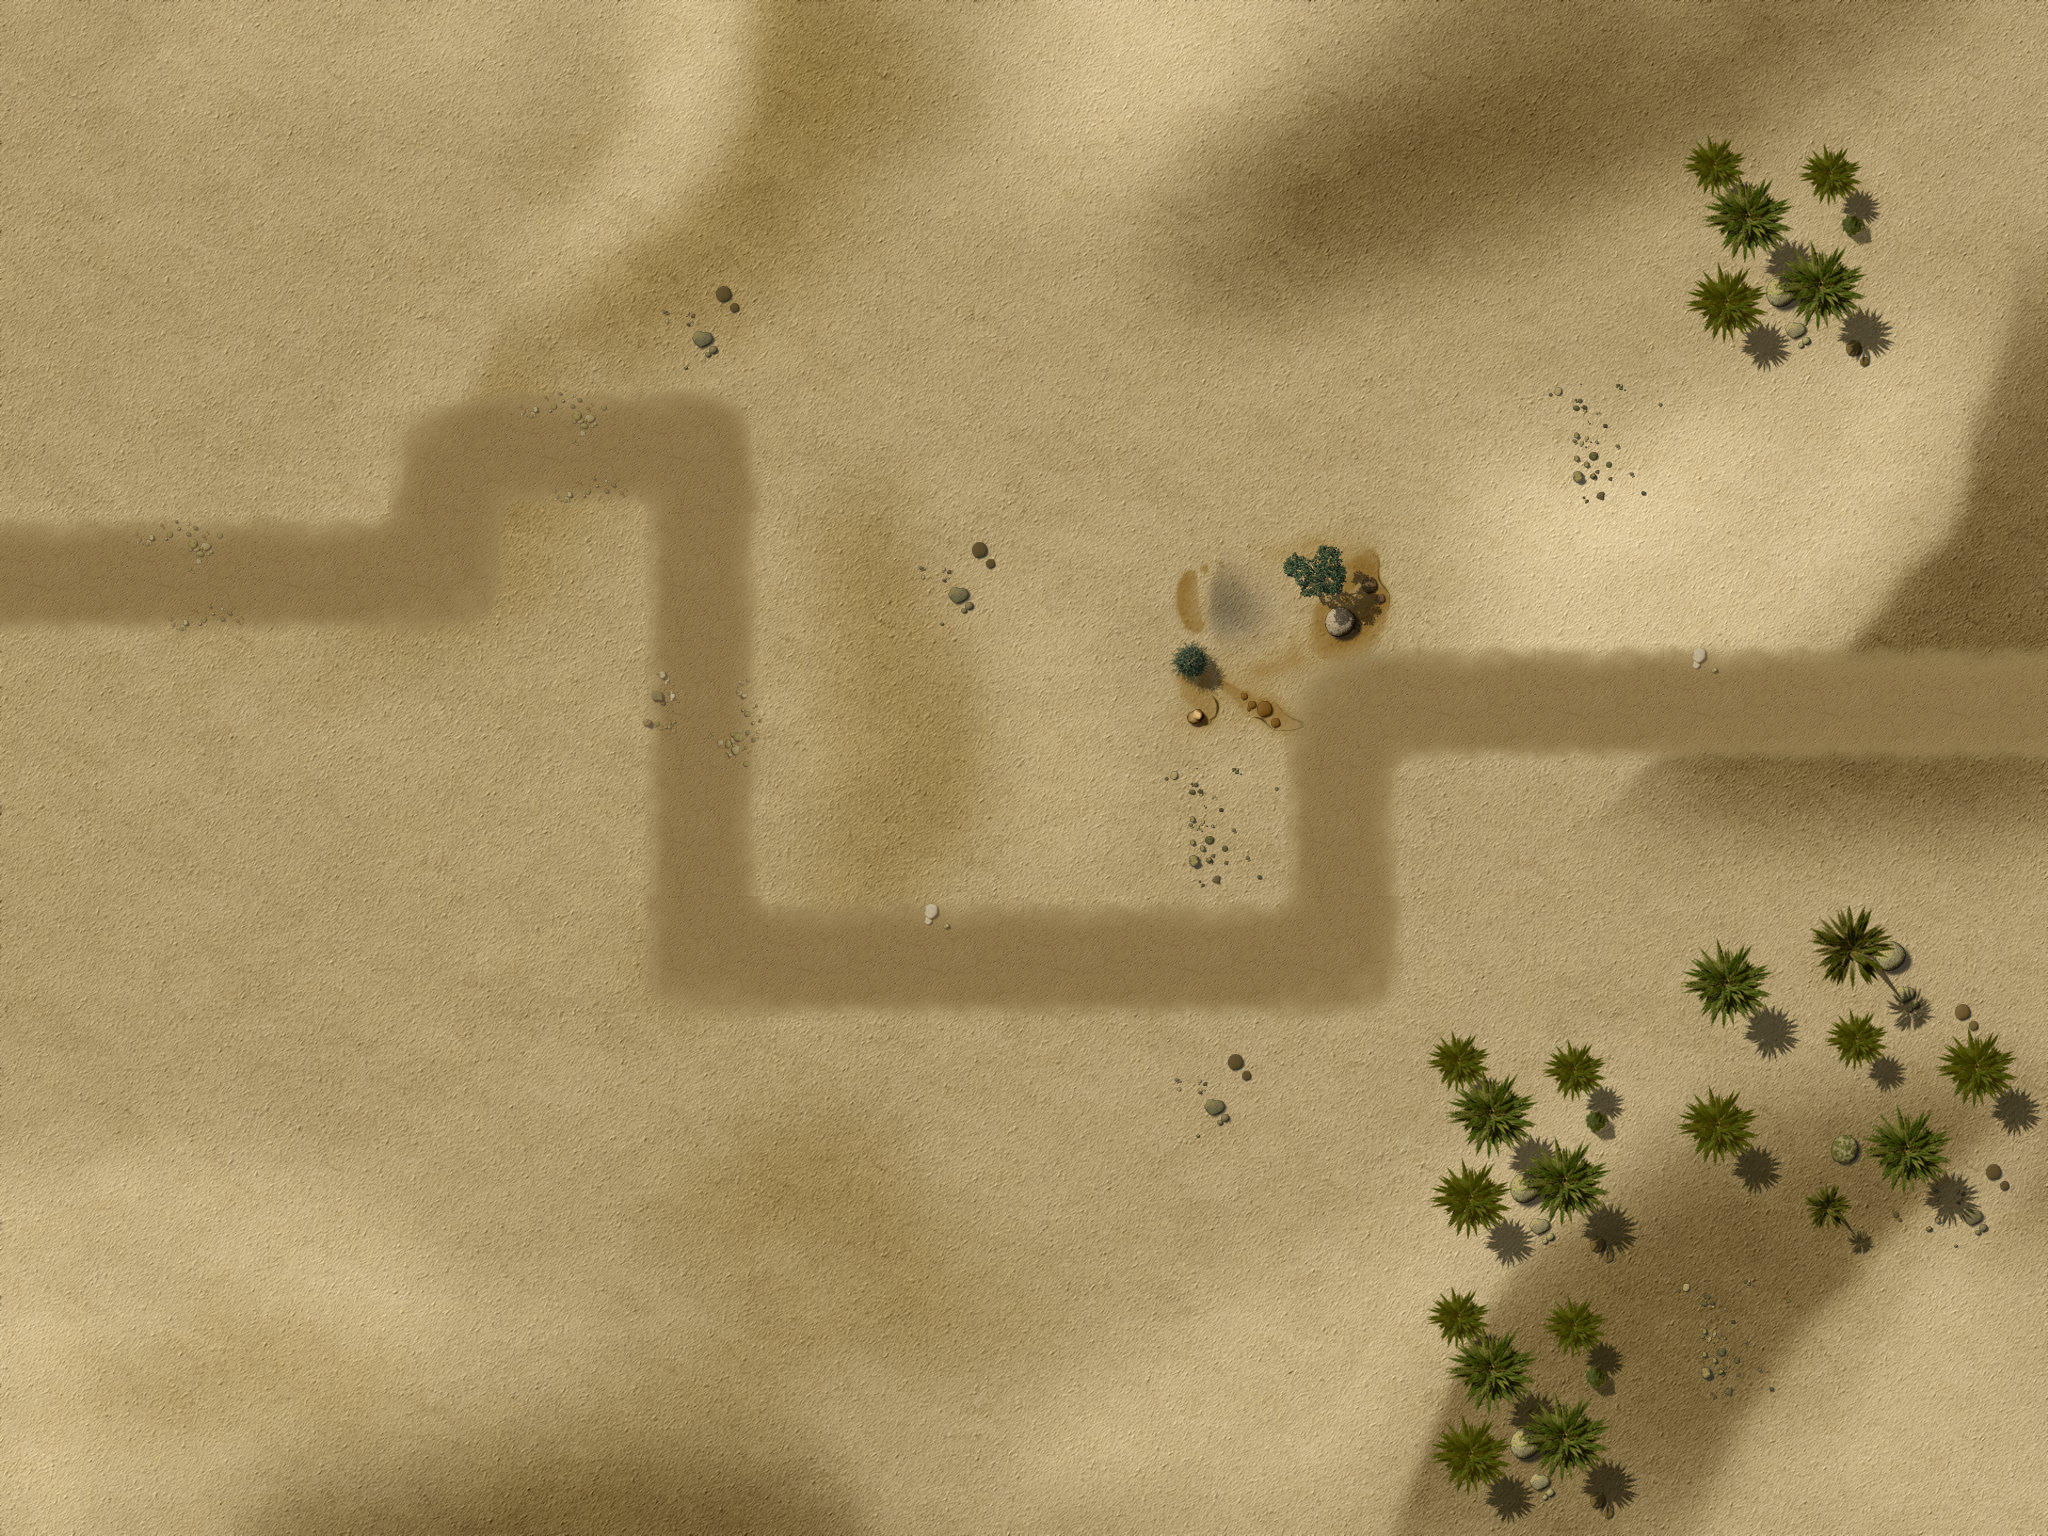

A 2D game scene composited from a Tiled map and its tileset images. What follows is a short description and the map's XML, with each tile layer's data collapsed to a summary:
An orthogonal 16x12 tile map with 128x128 px tiles, 4 tile layers (Ground, Objects1, Objects2, Path), 1 hidden layer not drawn, 3 tilesets and 31 objects.

<map version="1.0" orientation="orthogonal" renderorder="right-down" width="16" height="12" tilewidth="128" tileheight="128" nextobjectid="33">
 <properties>
  <property name="wave01" value="10,10,10,10,10,10,10,10,10,10,10,10,4,10,10,10,1,1,7,1,1,4,4,1,1,1" />
  <property name="wave02" value="10,10,10,10,1,1,1,1,1,10,10,7,1,1,1,10,10,10,10,10,10,10,10,10,10,3,10,10,10,1,1,1,1,1,1,2" />
  <property name="wave03" value="4,4,1,1,1,1,1,7,1,1,10,3,10,10,10,1,1,1,7,1,3,10,10,10,10,10,10,10,10,1,1,1,1,1,4,4,7,3,7,1,1,1" />
  <property name="wave04" value="2,1,1,7,1,7,2,1,1,4,1,4,10,10,10,10,10,10,1,1,1,1,3,1,1,7,4,4,4,1,1,7,3,4,4,4" />
  <property name="wave05" value="5,5,5,1,1,1,1,5,1,1,5,10,3,3,4,4,7,2,4,3,3,1,1,1,7,1,1,4,5,5,5,10,10,10,1,1,1,1" />
  <property name="wave06" value="2,7,4,4,4,4,1,1,1,1,1,3,3,7,11,1,1,1,1,5,5,1,1,1,7,2,6,4,4,3,1,1,1,1,7,10,10,10,10,10,10,10,3" />
  <property name="wave07" value="7,7,7,5,5,5,5,4,10,10,10,10,10,10,10,4,10,10,10,10,10,10" />
  <property name="wave08" value="10,10,10,5,5,5,10,10,10,5,4,5,5,5,7,10,10,10,3,5,7,4,7,3,3,5,5,10,10,10,10" />
  <property name="wave09" value="4,4,4,5,5,5,5,10,10,10,10,10,10,10,10,4,4,4,5,5,10,10,3,5,7,7,5,5,5,5,4,6" />
  <property name="wave10" value="10,10,10,10,10,10,10,10,10,10,3,5,5,7,3,5,5,5,5,3,5,3,3,5,5,10,10,10,10,10,10,100,10,10" />
  <property name="wave11" value="5,5,4,5,4,4,5,5,5,5,10,10,10,4,4,7,6,10,10,10,10,10,10,9,9,9,5,9,8,10,3,5,5,5,7,7,5,5,5,5,2" />
  <property name="wave12" value="10,10,10,10,10,10,10,10,10,10,10,10,10,10,10,9,10,10,6,5,5,5,3,7,7,5,5,4,4,10,10,10,10,10,10,10,10,10,10,10,10,10,10,10,10,10,10,10,10,10,10,5,5,5,5,10,10,10,10,10,10" />
  <property name="wave13" value="2,7,7,5,4,5,4,4,5,5,6,4,4,4,5,4,5,5,5,5,5,5,5,5,5,5,5,5,5,5,5,5,5,5,8,10,10,10,10,5,5,3,5,5,3,3,5,4,4,4" />
  <property name="wave14" value="10,10,10,10,10,10,10,3,10,10,10,3,3,5,5,6,9,5,5,5,11,11,11,10,10,10,10,10,4,4,4,4,5,5,5,10,10,10,10,9,9,6,5,5,4,10,10,10,10" />
  <property name="wave15" value="1,4,4,5,5,3,5,5,5,5,4,5,4,5,4,4,5,4,5,7,5,5,5,5,5,5,5,5,11,11,11,3,3,11,11,5,5,4,7,7,7,7,9,10,10,10,5,6,6" />
  <property name="wave16" value="10,10,10,10,10,7,10,10,7,10,10,10,10,7,10,10,10,10,10,10,10,6,5,5,6,5,5,3,3,3,7,7,9,9,8,10,10,10,4,4,4,4" />
  <property name="wave17" value="1,7,5,5,5,7,10,10,10,7,10,10,5,5,7,7,5,5,10,10,10,10,10,7,7,5,5,6,5,5,5,5,5,11,11,11,11,5,4,4,4,4,5,5,5,3,3,7,5,7,5,7,5,3,5,6,5,8" />
  <property name="wave18" value="6,3,5,5,5,7,7,7,7,7,5,5,5,4,4,4,7,5,5,5,5,5,7,4,8,5,5,7,8,6,5,5,5,10,10,10,10,5,5,7,9,9,5,5,9,3,4,7,3,9,9,9,9" />
  <property name="wave19" value="7,7,7,7,7,7,6,7,7,7,7,7,7,5,5,5,5,5,7,5,5,4,4,4,3,5,5,5,6,3,3,5,5,4,4,4,4,5,5,5,4,5,5,3,3,5,6,5,5,6,5,7,9,9" />
  <property name="wave20" value="10,10,10,10,10,10,10,6,10,10,10,7,7,10,10,10,10,101,10,10,3,7,7,10,10,10,8,5,6,5,7,7,4,4,3,5,5,7,3,3,6,5,5,6" />
  <property name="wave21" value="11,10,10,10,10,10,11,6,10,10,10,10,10,10,10,10,8,10,10,10,10,10,10,6,10,10,10,10,10,10,10,10,8,10,10,10,10,10,10,10,10" />
  <property name="wave22" value="1,5,5,5,10,10,10,5,10,10,10,5,5,5,5,5,5,10,10,10,10,5,6,5,7,7,3,3,3,4,4,4,5,5,4,5,5,7,7,3,3,5,5,5,6,6,8,7,5,5,6,5,5,8,2" />
  <property name="wave23" value="1,5,5,5,5,5,5,5,5,5,5,5,6,5,7,3,3,4,4,4,4,5,5,5,11,11,11,11,11,5,5,5,7,7,5,5,5,5,5,5,3,3,5,5,11,11,6,11,7,9,9,10,10,9,9,5,5,6" />
  <property name="wave24" value="9,9,9,9,7,7,7,7,7,5,5,5,5,6,5,5,5,4,5,4,6,5,5,5,6,5,5,5,5,5,11,11,11,6,11,11,11,8,5,5,5,3,5,5,5,11,11,6,5,5,8" />
  <property name="wave25" value="9,5,5,5,9,5,5,5,5,9,5,5,9,5,5,5,9,6,6,7,7,5,5,5,5,5,4,5,5,8,5,5,5,6,5,5,8,4,4,5,5,7,7,4,4,5,5,5,6,5,7,8,1" />
  <property name="wave26" value="2,7,5,5,5,5,4,4,4,5,5,5,9,9,9,9,9,5,5,5,9,9,9,5,5,5,11,11,11,6,11,11,11,6,11,11,11,6,11,11,11,6,3,4,4,4" />
  <property name="wave27" value="1,5,7,7,5,5,4,4,5,5,5,5,5,5,5,5,3,3,7,5,5,5,5,5,5,7,7,7,5,5,6,5,5,6,5,5,11,11,11,11,11,11,7,7,8,9,9,9,6,6,5,3,4,3" />
  <property name="wave28" value="5,5,5,5,5,4,7,7,7,7,5,5,5,5,5,5,6,5,5,5,5,4,4,7,7,5,11,11,11,11,7,7,7,5,5,5,7,9,4,4,4,3,3,3,4,4,4,6,5,5,5,7" />
  <property name="wave29" value="7,7,6,4,4,4,3,5,5,5,7,5,5,5,6,5,5,7,7,7,7,9,9,9,5,5,5,6,9,5,5,4,4,8,5,5,3,3,4,4,6" />
  <property name="wave30" value="10,10,10,5,10,10,10,5,10,10,10,10,6,4,4,4,4,7,7,5,3,3,5,5,6,5,5,7,8,10,5,10,10,10,10,10,10,5,10,10,5,10,10,10,10,5,10,10,10,10,7,10,10,7,10,10,102" />
  <property name="wave31" value="6,10,10,10,10,10,10,10,10,10,10,10,10,10,10,10,10,10,10,6,5,5,5,6,5,7,3,8,5,3,5,4,4,3,6,10,10,10,10,10,10,10,5,5,5,5,5,5,7,10,10,10,10,3" />
  <property name="wave32" value="1,5,5,5,6,5,6,4,4,4,5,5,4,4,6,5,5,10,10,10,10,10,11,11,11,11,8,5,7,7,7,7,7,5,5,7,5,5,4,7,7,7,7,5,5,5,7,7,3,5,5,5,5,5,5,5,8,5,5,6" />
  <property name="wave33" value="3,10,10,10,10,10,10,10,4,4,7,4,4,10,10,10,10,4,4,7,10,10,10,6,5,5,7,7,3,3,3,6,5,5,11,11,11,11,8,10,10,10,10,10,10,10,10,7,4,4,5,5,5,5,5" />
  <property name="wave34" value="10,10,10,10,10,10,10,10,10,10,10,10,10,10,10,10,10,10,10,10,10,10,10,10,10,10,10,10,10,10,10,10,10,10,10,10,10,10,10,10,10" />
  <property name="wave35" value="10,10,10,10,5,10,5,10,5,10,10,10,5,5,5,5,10,10,10,10,5,5,5,10,5,5,11,11,11,3,3,5,5,4,4,5,4,4,5,5,5,5,6,5,5,9,9,9,6,8,5,5,5,5,7,7,3,5,5,8" />
  <property name="wave36" value="1,5,5,5,5,5,5,5,6,7,6,4,4,5,5,5,5,5,5,5,6,5,5,8,6,4,4,4,4,4,4,5,7,3,3,5,5,5,5,5,5,5,5,7,7,5,5,5,5,5,5,6,5,5,7,6,5,5,8" />
  <property name="wave37" value="10,10,10,10,10,7,10,10,7,10,10,10,5,5,11,11,4,4,4,3,3,5,5,3,3,3,5,5,6,8,5,5,9,9,9,5,7,3,5,9,10,7,10,10,10,10,10,10,10" />
  <property name="wave38" value="10,10,10,10,5,5,11,11,11,11,9,9,9,5,5,5,3,5,5,7,7,3,3,4,4,6,7,3,3,3,5,4,4,4,4,4,5,5,5,11,11,11,6,11,11,11,6,11,11,8,10,10,10,10,10,10,10,10,10,10,10,10,10,10,10,10,10,10,10,10,10,10,10,10,10,10,10,10,10,10,10,10,10,10,10,10,10" />
  <property name="wave39" value="10,10,10,10,5,10,8,5,5,9,5,5,5,5,11,11,11,9,9,11,11,6,11,11,4,4,4,5,5,7,3,5,4,7,7,7,9,8,6,5,8,5,10,5,10,10,10,5,5,5,5,10,10,10,10,5,5,5,10" />
  <property name="wave40" value="9,8,7,9,8,7,5,5,5,5,7,7,7,8,5,5,5,6,7,7,3,3,4,4,4,4,5,5,4,4,4,4,5,5,3,3,6,5,7,7,3,5,7,10,10,10,10,10,10,10,8,5,5,6,3,3,7,5,5,5,103" />
  <property name="wave41" value="5,6,5,5,5,6,5,5,5,5,5,5,6,5,5,5,5,5,8,8,5,5,6,10,10,10,10,11,11,11,6,10,10,10,10,3" />
  <property name="wave42" value="11,11,11,9,9,11,11,8,11,11,6,5,5,6,5,5,9,9,9,6,8,5,5,5,5,5,4,4,4,7,3" />
  <property name="wave43" value="10,10,10,10,9,9,9,10,10,10,8,10,10,10,10,8,10,7,10,3,10,10,10,8,8,10,10,3,8,10,10,10,9,9,10,10,9,9" />
  <property name="wave44" value="1,5,5,5,7,3,4,5,4,5,6,5,5,8,8,3,7,4,5,4,5,5,51,8,9,9,9,5,5,6,5,5,5,2" />
  <property name="wave45" value="11,11,11,8,9,9,9,5,5,6,6,7,11,11,11,6,10,6,10,10,9,9,7,5,7,5,7,3" />
  <property name="wave46" value="4,4,7,10,10,10,5,5,5,5,5,6,6,10,4,6,3,6,4,7,8,5,5,5,6,7,5,5,5,9,9,8,5,5,5,5" />
  <property name="wave47" value="8,5,5,5,6,8,5,5,5,6,8,5,5,5,6,7,4,7,4,5,5,5,10,10,10,10,5,5,5,7,7,4,4,7,10,10,10,10" />
  <property name="wave48" value="6,7,7,7,7,7,4,5,4,5,4,4,6,5,9,9,8,5,5,5,5,5,9,9,9,6,8,7,5,5,5,7,7,7,7,5,5,5,4" />
  <property name="wave49" value="4,5,4,4,7,5,5,5,5,5,5,3,3,5,4,5,5,5,6,5,5,9,9,9,6,8,8,8,5,5,5,7,5,4,4,6,5,5,9,6,8,9,6,8,5,5,6" />
  <property name="wave50" value="103,6,6,5,5,5,5,5,6,7,4,4,7,7,7,6,6,3,8,3,7,4,6,4,5,5,8,6,3,3,3,3,5,5,5,7,7,102,8,3,7,4,5,4,5,5,5,103" />
 </properties>
 <tileset firstgid="1" name="ground" tilewidth="128" tileheight="128">
  <image source="tilesWorld1.png" width="2048" height="2048" />
 </tileset>
 <tileset firstgid="257" name="path" tilewidth="128" tileheight="128">
  <image source="path02.png" width="512" height="512" />
 </tileset>
 <tileset firstgid="273" name="ground" tilewidth="2048" tileheight="1536">
  <image source="ground2.jpg" width="2048" height="1536" />
 </tileset>
 <layer name="Ground" width="16" height="12">
  <data>[192 cells, 1 non-empty, 1 distinct tile ids]</data>
 </layer>
 <layer name="Objects1" width="16" height="12">
  <data>[192 cells, 7 non-empty, 3 distinct tile ids]</data>
 </layer>
 <layer name="Objects2" width="16" height="12">
  <data>[192 cells, 25 non-empty, 17 distinct tile ids]</data>
 </layer>
 <objectgroup name="Objects3">
  <object id="1" gid="211" x="155" y="896" />
  <object id="2" gid="211" x="1024" y="1280" />
  <object id="3" gid="211" x="512" y="1536" />
  <object id="4" gid="211" x="1280" y="256" />
  <object id="5" gid="211" x="1148" y="396" />
  <object id="6" gid="212" x="1157" y="225" />
  <object id="7" gid="212" x="717" y="141" />
  <object id="8" gid="212" x="821" y="260" />
  <object id="9" gid="215" x="911" y="151" />
  <object id="10" gid="215" x="449" y="225" />
  <object id="11" gid="215" x="1535" y="120" />
  <object id="12" gid="215" x="1792" y="1536" />
  <object id="13" gid="215" x="0" y="512" />
  <object id="14" gid="212" x="-6" y="1066" />
  <object id="15" gid="212" x="1156" y="814" />
  <object id="16" gid="214" x="194" y="774" />
 </objectgroup>
 <layer name="Path" width="16" height="12">
  <data>[192 cells, 23 non-empty, 9 distinct tile ids]</data>
 </layer>
 <objectgroup name="Locked">
  <object id="18" x="0" y="0" width="2048" height="256" />
  <object id="19" x="0" y="1280" width="2048" height="256" />
  <object id="20" x="0" y="256" width="128" height="1024" />
  <object id="21" x="1920" y="256" width="128" height="1024" />
  <object id="22" x="1408" y="1024" width="256" height="256" />
  <object id="23" x="1024" y="1152" width="128" height="128" />
  <object id="24" x="1664" y="896" width="256" height="256" />
  <object id="25" x="1792" y="1152" width="128" height="128" />
  <object id="26" x="1280" y="512" width="128" height="128" />
  <object id="27" x="1152" y="640" width="128" height="128" />
  <object id="28" x="128" y="640" width="128" height="128" />
  <object id="29" x="128" y="768" width="128" height="128" />
  <object id="30" x="1152" y="256" width="128" height="128" />
  <object id="31" x="1664" y="256" width="256" height="128" />
 </objectgroup>
 <objectgroup name="Waypoints">
  <object id="32" x="0" y="512">
   <polyline points="-180,74 439,64 441,-61 706,-64 702,457 1346,452 1342,198 2212,194" />
  </object>
 </objectgroup>
 <layer name="blendAdd" width="16" height="12" visible="0">
  <data>[192 cells, 0 non-empty, 0 distinct tile ids]</data>
 </layer>
</map>
